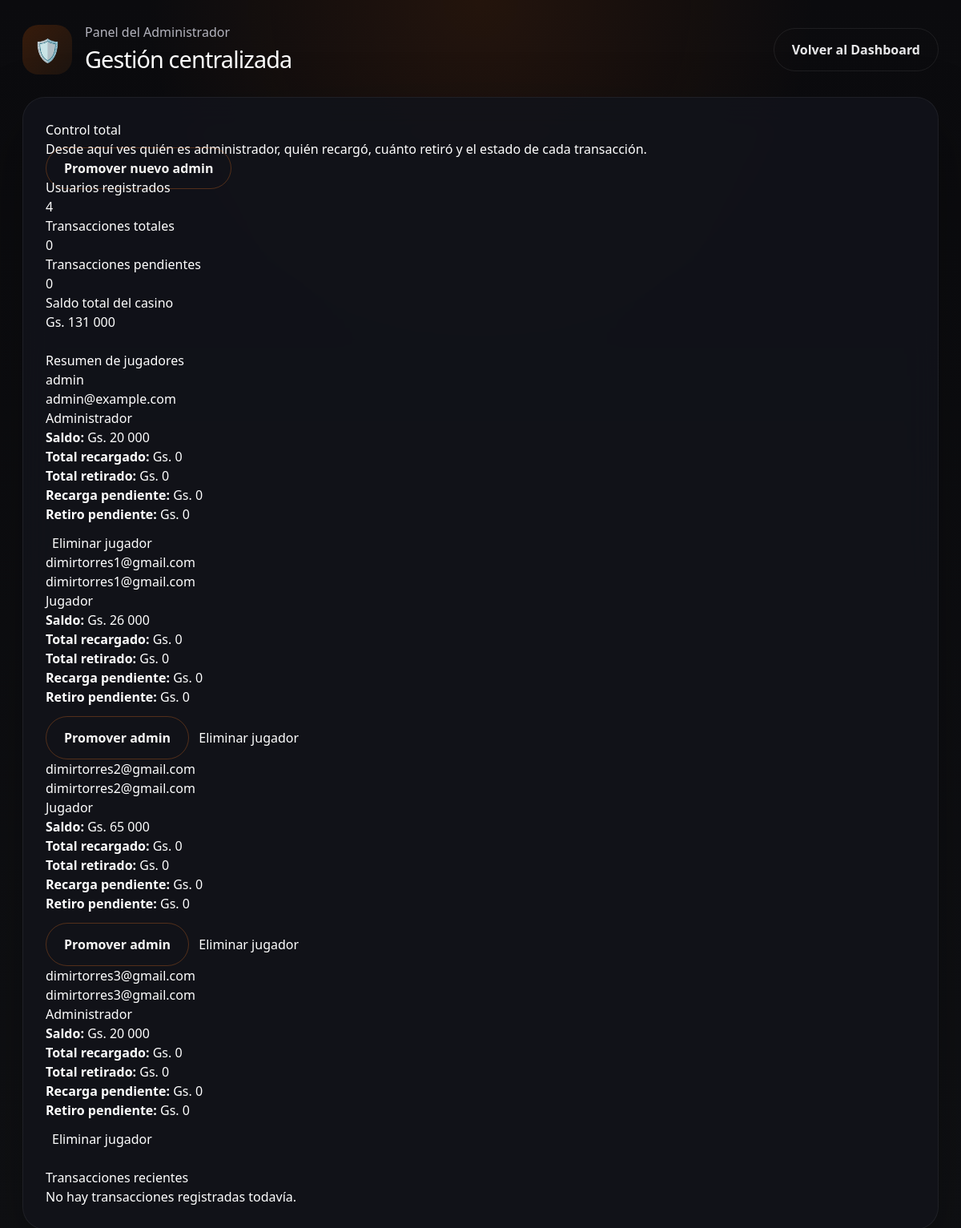
Page /admin-panel/ (signed in) on the earlier database version.
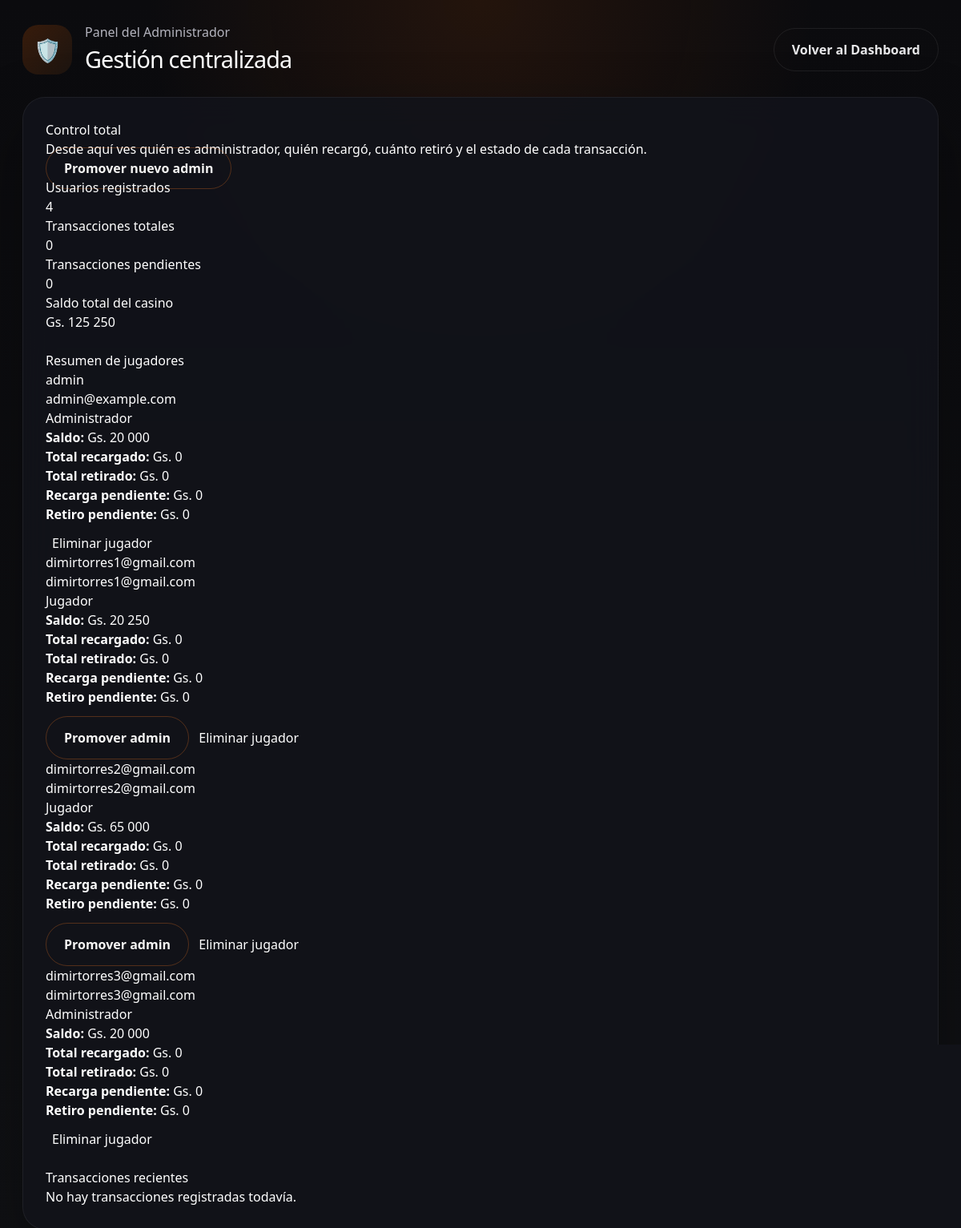
Same page on the later database version.
### casino/models.py (models this page shows)
class Player(AbstractUser):
    nombre = models.CharField(max_length=64, verbose_name=_("Nombres"))
    apellido = models.CharField(max_length=64, verbose_name=_("Apellidos"))
    edad = models.PositiveSmallIntegerField(verbose_name=_("Edad"), validators=[validar_edad_mayoria])
    sexo = models.CharField(max_length=16, choices=[("M", "Masculino"), ("F", "Femenino"), ("O", "Otro")], verbose_name=_("Sexo"))
    estado_civil = models.CharField(
        max_length=24,
        choices=[
            ("soltero", "Soltero"),
            ("casado", "Casado"),
            ("divorciado", "Divorciado"),
            ("viudo", "Viudo"),
            ("union_libre", "Unión libre"),
        ],
        verbose_name=_("Estado Civil"),
    )
    saldo = EncryptedDecimalField(
        max_digits=14,
        decimal_places=0,
        default=20000,
        verbose_name=_("Saldo Disponible (Gs.)"),
        help_text=_("Saldo cifrado en Guaraníes."),
    )
    recibio_regalo = models.BooleanField(
        default=False,
        verbose_name=_("Recibió bono de bienvenida"),
        help_text=_("Marca si el usuario obtuvo el regalo de los primeros registros."),
    )
    slot_play_count = models.PositiveIntegerField(
        default=0,
        verbose_name=_("Jugadas consecutivas de tragamonedas"),
        help_text=_("Contador acumulado de giros de tragamonedas para habilitar jackpots de retención."),
    )
    bonus_balance = models.DecimalField(
        max_digits=14,
        decimal_places=0,
        default=0,
        verbose_name=_("Saldo de bono"),
    )
    bonus_rollover = models.DecimalField(
        max_digits=14,
        decimal_places=0,
        default=0,
        verbose_name=_("Rollover acumulado"),
    )
    bonus_rollover_target = models.DecimalField(
        max_digits=14,
        decimal_places=0,
        default=0,
        verbose_name=_("Meta de rollover"),
    )
    free_spins = models.PositiveIntegerField(
        default=0,
        verbose_name=_("Giros gratis disponibles"),
    )
    REQUIRED_FIELDS = ["email", "nombre", "apellido", "edad", "sexo", "estado_civil"]
    class Meta:
        verbose_name = "Jugador"
        verbose_name_plural = "Jugadores"

### casino/views.py (the view)
# urls.py: path("admin-panel/", views.admin_panel, name="admin_panel"),
@login_required
@user_passes_test(is_admin)
def admin_panel(request):
    jugadores = Player.objects.all().order_by("username")
    transacciones = Transaction.objects.order_by("-creado_en")
    total_balance = sum((player.saldo or Decimal(0)) for player in jugadores)
    jugadores_data = []
    for jugador in jugadores:
        recargas = Transaction.objects.filter(player=jugador, tipo="recarga")
        retiros = Transaction.objects.filter(player=jugador, tipo="retiro")
        jugadores_data.append({
            "player": jugador,
            "is_admin": jugador.is_staff or jugador.is_superuser,
            "total_recarga": recargas.aggregate(total=Sum("monto"))["total"] or 0,
            "total_retiro": retiros.aggregate(total=Sum("monto"))["total"] or 0,
            "recarga_pendiente": recargas.filter(estado="pendiente").aggregate(total=Sum("monto"))["total"] or 0,
            "recarga_aprobada": recargas.filter(estado="aprobado").aggregate(total=Sum("monto"))["total"] or 0,
            "retiro_pendiente": retiros.filter(status="pendiente").aggregate(total=Sum("monto"))["total"] or 0,
            "retiro_pagado": retiros.filter(status="pagado").aggregate(total=Sum("monto"))["total"] or 0,
        })
    stats = {
        "total_users": jugadores.count(),
        "total_transactions": transacciones.count(),
        "pending_transactions": transacciones.filter(estado="pendiente").count(),
        "approved_transactions": transacciones.filter(estado="aprobado").count(),
        "total_balance": int(total_balance),
        "jugadores_data": jugadores_data,
        "transacciones": transacciones,
        "admin_panel_url": reverse("casino:admin_panel"),
        "promote_admin_url": reverse("casino:add_admin"),
    }
    return render(request, "casino/admin_panel.html", stats)

### casino/fields.py (called while the page is built)
    def from_db_value(self, value: bytes | None, expression, connection) -> Decimal | None:
        if value is None:
            return None
        cipher = get_cipher()
        if isinstance(value, memoryview) or isinstance(value, bytearray):
            value = bytes(value)
        if isinstance(value, str):
            try:
                import base64
                value = base64.urlsafe_b64decode(value.encode())
            except Exception:
                value = value.encode()
        try:
            plain = cipher.decrypt(value)
            return Decimal(plain.decode())
        except (InvalidToken, ValueError):
            raise ValidationError("No se pudo descifrar el saldo almacenado.")

### casino/utils.py (called while the page is built)
def get_cipher():
    key = settings.FERNET_KEY
    if isinstance(key, str):
        key_bytes = key.encode()
    elif isinstance(key, (bytes, bytearray, memoryview)):
        key_bytes = bytes(key)
    else:
        key_bytes = str(key).encode()
    return Fernet(key_bytes)

### casino/views.py (called while the page is built)
def is_admin(user):
    return user.is_superuser or user.is_staff

### templates/casino/admin_panel.html (shortened to what the changed rows need)
{% extends "base.html" %}
{% load humanize %}
{% block content %}
    <div class="dashboard-page">
        <div class="layout-shell">
            <header class="topbar">
                <div class="brand-hero">
                    <div>
                        <h1>Gestión centralizada</h1>
                    </div>
                </div>
            </header>
            <main class="admin-shell glass-panel">
                <div class="admin-hero">
                    <div>
                        <h2>Control total</h2>
                    </div>
                </div>
                <div class="metrics-grid">
                    <div class="metric-card">
                        <span>Saldo total del casino</span>
                        <h3>Gs. {{ total_balance|intcomma }}</h3>
                    </div>
                </div>
                <section class="player-list" style="margin-top: 24px;">
                    <div class="players-grid">
                        {% for entry in jugadores_data %}
                        <article class="player-card">
                            <div class="player-card-header">
                                <div>
                                    <h4>{{ entry.player.username }}</h4>
                                    <p>{{ entry.player.email }}</p>
                                </div>
                                <span class="status-chip {% if entry.is_admin %}status-active{% else %}status-secondary{% endif %}">{{ entry.is_admin|yesno:"Administrador,Jugador" }}</span>
                            </div>
                            <p><strong>Saldo:</strong> Gs. {{ entry.player.saldo|intcomma }}</p>
                            <p><strong>Total recargado:</strong> Gs. {{ entry.total_recarga|intcomma }}</p>
                            <p><strong>Total retirado:</strong> Gs. {{ entry.total_retiro|intcomma }}</p>
                            <p><strong>Recarga pendiente:</strong> Gs. {{ entry.recarga_pendiente|intcomma }}</p>
                            <p><strong>Retiro pendiente:</strong> Gs. {{ entry.retiro_pendiente|intcomma }}</p>
                            <div class="actions-row" style="margin-top: 12px;">
                                {% if not entry.is_admin %}
                                    <form method="post" action="{% url 'casino:promote_to_admin' entry.player.id %}" style="display:inline;">
                                        <button type="submit" class="btn-secondary small">Promover admin</button>
                                    </form>
                                {% endif %}
                                <form method="post" action="{% url 'casino:delete_player' entry.player.id %}" style="display:inline; margin-left: 8px;">
                                    <button type="submit" class="btn-danger small">Eliminar jugador</button>
                                </form>
                            </div>
                        </article>
                        {% endfor %}
                    </div>
                </section>
            </main>
        </div>
    </div>
{% endblock %}

Differences in the rows shown:
changed Player "dimirtorres1@gmail.com": player.saldo "26 000" → "20 250"
Other differences:
{{ total_balance|intcomma }}: "131 000" → "125 250"
